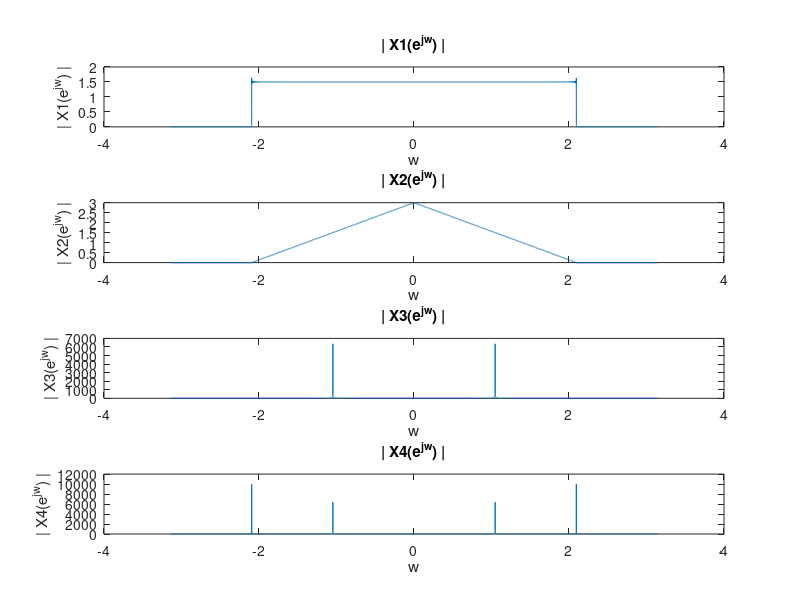

Here is the MATLAB script that generated this plot:

T1=4;
n = -10000:1:10000;
w = linspace(-pi,pi,20001);

x1=sinc(n*4/6);
X1=fft(x1,20001);
subplot(4,1,1)
plot(w,abs(fftshift(X1)))
title('| X1(e^j^w) |')
xlabel('w')
ylabel('| X1(e^j^w) |');


x2=(sinc(n*T1/12)).^2;
X2=fft(x2,20001);
subplot(4,1,2)
plot(w,abs(fftshift(X2)))
title('| X2(e^j^w) |')
xlabel('w')
ylabel('| X2(e^j^w) |');

x3=cos(pi*n*T1/12);
X3=fft(x3,20001);
subplot(4,1,3)
plot(w,abs(fftshift(X3)))
title('| X3(e^j^w) |')
xlabel('w')
ylabel('| X3(e^j^w) |');

x4=cos(pi*n*T1/12)+sin(pi*n*T1/6);
X4=fft(x4,20001);
subplot(4,1,4)
plot(w,abs(fftshift(X4)))
title('| X4(e^j^w) |')
xlabel('w')
ylabel('| X4(e^j^w) |');



